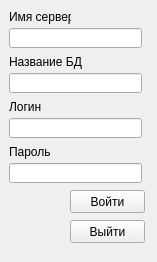
<?xml version="1.0" encoding="UTF-8"?>
<ui version="4.0">
 <class>Login</class>
 <widget class="QMainWindow" name="Login">
  <property name="geometry">
   <rect>
    <x>0</x>
    <y>0</y>
    <width>157</width>
    <height>262</height>
   </rect>
  </property>
  <property name="windowTitle">
   <string>Login</string>
  </property>
  <widget class="QWidget" name="centralWidget">
   <widget class="QLabel" name="label">
    <property name="geometry">
     <rect>
      <x>9</x>
      <y>9</y>
      <width>62</width>
      <height>16</height>
     </rect>
    </property>
    <property name="text">
     <string>Имя сервера</string>
    </property>
   </widget>
   <widget class="QLineEdit" name="lineEdit">
    <property name="geometry">
     <rect>
      <x>9</x>
      <y>28</y>
      <width>133</width>
      <height>20</height>
     </rect>
    </property>
   </widget>
   <widget class="QLabel" name="label_2">
    <property name="geometry">
     <rect>
      <x>9</x>
      <y>54</y>
      <width>79</width>
      <height>16</height>
     </rect>
    </property>
    <property name="text">
     <string>Название БД</string>
    </property>
   </widget>
   <widget class="QLabel" name="label_3">
    <property name="geometry">
     <rect>
      <x>9</x>
      <y>99</y>
      <width>41</width>
      <height>16</height>
     </rect>
    </property>
    <property name="text">
     <string>Логин</string>
    </property>
   </widget>
   <widget class="QLabel" name="label_4">
    <property name="geometry">
     <rect>
      <x>9</x>
      <y>144</y>
      <width>46</width>
      <height>16</height>
     </rect>
    </property>
    <property name="text">
     <string>Пароль</string>
    </property>
   </widget>
   <widget class="QLineEdit" name="lineEdit_2">
    <property name="geometry">
     <rect>
      <x>9</x>
      <y>73</y>
      <width>133</width>
      <height>20</height>
     </rect>
    </property>
   </widget>
   <widget class="QLineEdit" name="lineEdit_4">
    <property name="geometry">
     <rect>
      <x>9</x>
      <y>163</y>
      <width>133</width>
      <height>20</height>
     </rect>
    </property>
    <property name="echoMode">
     <enum>QLineEdit::Password</enum>
    </property>
    <property name="clearButtonEnabled">
     <bool>false</bool>
    </property>
   </widget>
   <widget class="QLineEdit" name="lineEdit_3">
    <property name="geometry">
     <rect>
      <x>9</x>
      <y>118</y>
      <width>133</width>
      <height>20</height>
     </rect>
    </property>
   </widget>
   <widget class="QPushButton" name="pushButton_2">
    <property name="geometry">
     <rect>
      <x>70</x>
      <y>220</y>
      <width>75</width>
      <height>23</height>
     </rect>
    </property>
    <property name="text">
     <string>Выйти</string>
    </property>
   </widget>
   <widget class="QPushButton" name="pushButton">
    <property name="geometry">
     <rect>
      <x>70</x>
      <y>190</y>
      <width>75</width>
      <height>23</height>
     </rect>
    </property>
    <property name="text">
     <string>Войти</string>
    </property>
   </widget>
  </widget>
 </widget>
 <layoutdefault spacing="6" margin="11"/>
 <resources/>
 <connections/>
</ui>
